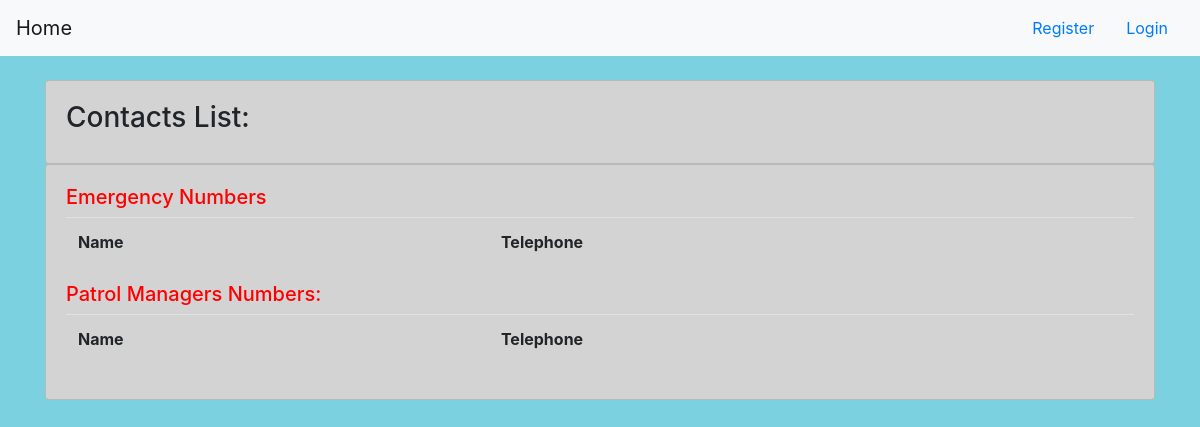
The app's page /ContactManagement/, older data.
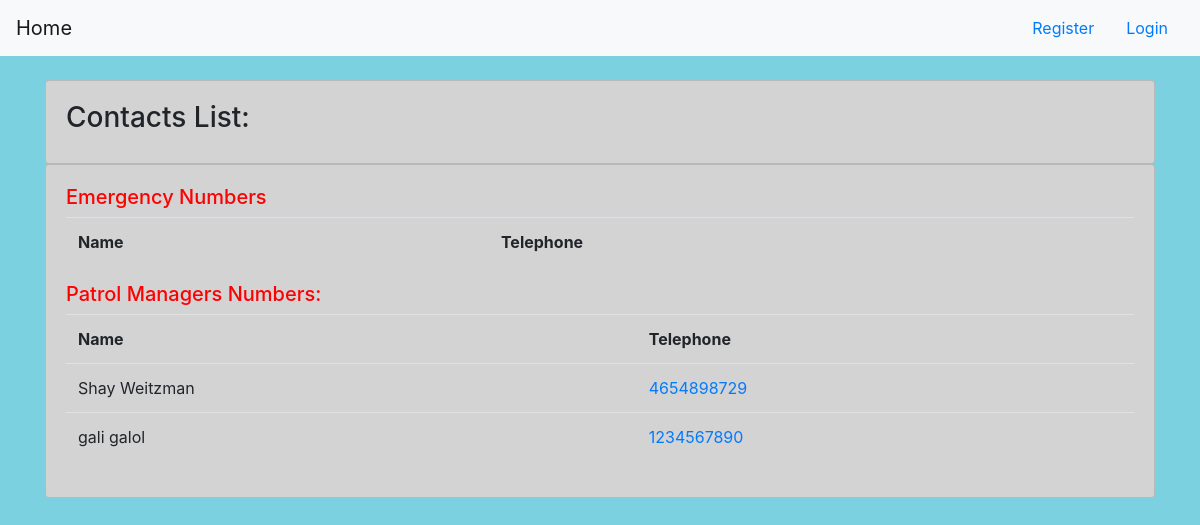
The same page, newer data.
### Authentication/models.py (models this page shows, shortened)
class Parent(models.Model):
    user = models.OneToOneField(User, on_delete=models.CASCADE, related_name='profile')
    type = models.CharField(max_length=50, default='Parent')
    ID_Number = models.CharField(max_length=9, validators=[MinLengthValidator(9)])
    Phone_Number = models.CharField(max_length=10, validators=[MinLengthValidator(10)])
    Birthday = models.DateField(default=datetime.date.today)
    First_Name = models.CharField(validators=[MinLengthValidator(2)], max_length=50)
    Last_Name = models.CharField(validators=[MinLengthValidator(2)], max_length=50)
    models.CharField(max_length=MEDIUM_STRING, choices=get_locations())
    City = models.CharField(default='Beer Sheba', validators=[MinLengthValidator(2)], max_length=50)
    Neighborhood = models.CharField(max_length=MEDIUM_STRING, choices=get_locations(), default=default_neighborhoods[0])
    is_patrol_manager = models.BooleanField(default=False)

### Contact/views.py (the view)
# urls.py: path(r'ContactManagement/', ContactV.contact_management, name='ContactManagement'),
def contact_management(request):
    contacts = Contact.objects.all()
    patrols = Parent.objects.filter(is_patrol_manager=True)
    context = {
        'contacts': contacts,
        'patrols': patrols
    }
    return render(request, 'HomePage/ContactPage.html', context)

### HomePage/templates/HomePage/ContactPage.html (shortened to what this page needs)
{% extends 'base.html' %}
{% block content %}
<!DOCTYPE html>
<html lang="en">
<head>
</head>
<body>
<br>
		<div class="row">
			<div class="col-md">
				<div class="card card-body" id="general">
					<h3>Contacts List:</h3>
				</div>
				<div class="card card-body" id="general">
                    <h5 style="color: red">Emergency Numbers</h5>
					<table class="table">
						<tr>
							<th>Name</th>
							<th>Telephone</th>
						</tr>
					</table>
                <h5 style="color: red">Patrol Managers Numbers:</h5>
                	<table class="table">
						<tr>
							<th>Name</th>
							<th>Telephone</th>
						</tr>
                        {% for p in patrols %}
							<tr>
								<td>{{p.First_Name}} {{p.Last_Name}}</td>
								<td><a href="tel:{{p.Phone_Number}}">{{p.Phone_Number}}</a></td>
							</tr>
						{% endfor %}
					</table>
				</div>
			</div>
		</div>
</body>
</html>
{% endblock %}

### HomePage/templates/base.html (shortened to what this page needs)
{% load static %}
<!DOCTYPE html>
<html lang="en">
<head>
    <link rel="stylesheet" href="https://cdn.jsdelivr.net/npm/bootstrap@4.5.3/dist/css/bootstrap.min.css">
</head>
<body>
    <div>
        <nav class="navbar navbar-expand-lg navbar-light bg-light">
          <a class="navbar-brand" href="{% url 'homepage' %}">Home</a>
          <div class="collapse navbar-collapse" id="navbarSupportedContent">
              {% if user.is_authenticated %}
                {% if user.is_superuser %}
                    <a class="nav-link active" href="{% url 'parentsRequests' %}"><h8 style="color:#6c6cf8;">Parents Requests</h8> <span class="sr-only">(current)</span></a>
                    <a class="nav-link active" href="{% url 'adminPage' %}"><h8 style="color:#6c6cf8;">Admin Panel</h8> <span class="sr-only">(current)</span></a>
                {% endif %}
                <a class="nav-link active" href="{% url 'resident_page' %}"><h8 style="color:#6c6cf8;">My Page</h8> <span class="sr-only">(current)</span></a>
                <a class="nav-link active" href="{% url 'logoutuser' %}">LogOut</a>
              {% else %}
                <a class="nav-link active" href="{% url 'AddParent' %}">Register</a>
                <a class="nav-link active" href="{% url 'Login' %}">Login</a>
              {% endif %}
          </div>
        </nav>
    </div>
    <div class="container">
        <div id="content" name="content">
            {% block content %}
            {% endblock %}
        </div>
    </div>
</body>
</html>

### HomePage/templates/HomePage/ContactPage.html (style rules this page uses)
#general { background-color: #D3D3D3; }
body { background-color: #7CD1E0; }

Row changes from the older to the newer data that the page shows:
added Parent: First_Name "Shay", Last_Name "Weitzman", Phone_Number "4654898729"
added Parent: First_Name "gali", Last_Name "galol", Phone_Number "1234567890"
